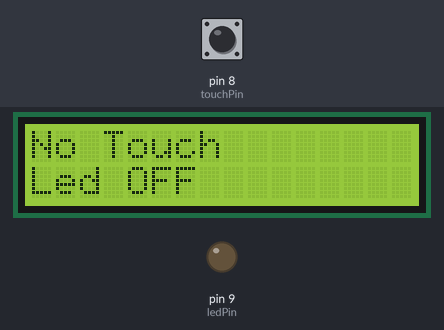
Bench run of a sketch on a simulated Arduino Uno, built with avr-gcc and run on an emulated ATmega328P. Shown: 16×2 character LCD, output pins drawn as LEDs (lit = HIGH). The test bench sets the inputs (shaded band); at power-on: pin 8 (touchPin) LOW.

Above: at 1.2 s.
1.3 s: pin 8 (touchPin) pulled HIGH for 0.25 s
At 1.51 s:
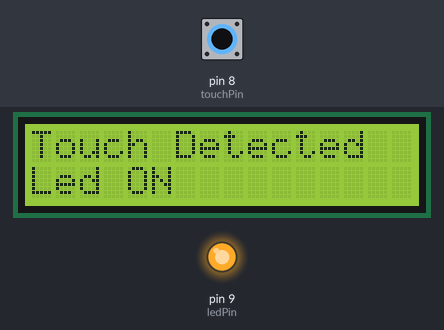
3.1 s: pin 8 (touchPin) pulled HIGH for 3.2 s
At 7.5 s:
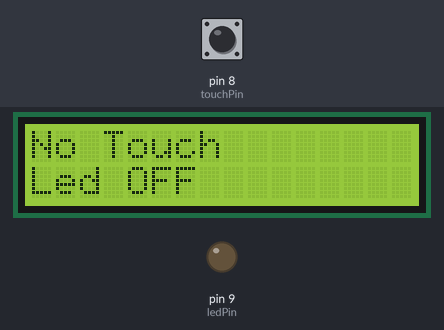
7.9 s: pin 8 (touchPin) pulsed HIGH 2 times (0.12 s each, 0.3 s apart)
At 8.25 s:
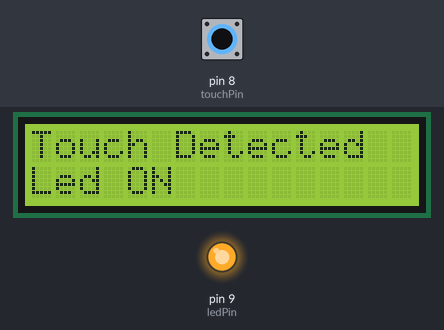
11.5 s: pin 8 (touchPin) pulled HIGH for 3.2 s
At 15.5 s:
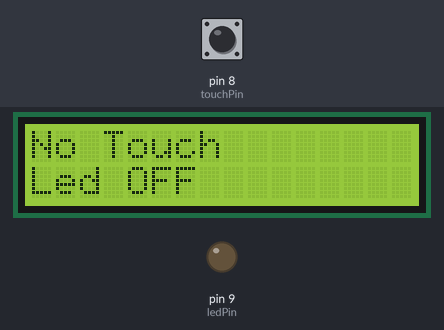
17.7 s: pin 8 (touchPin) pulled HIGH for 3.2 s
At 18.1 s:
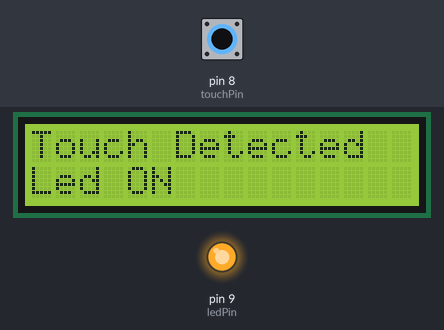
23.9 s: pin 8 (touchPin) pulled HIGH for 1 s
At 25.8 s:
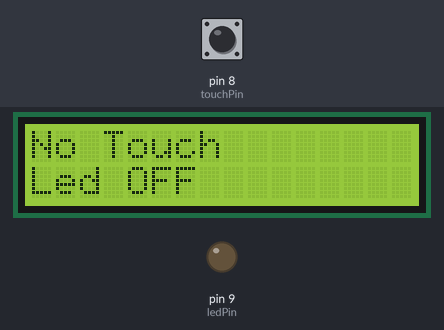
Timing chart, 0 to 27.3 s (numbered marks = the images above; inputs shaded):
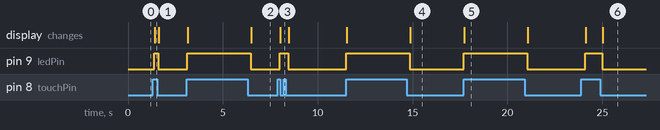

Measured:
- after the input at 1.3 s, pin 9 (ledPin): LOW → HIGH after 0.08 s, → LOW 0.22 s later; the display: changes after 0.10 s (image 1)
- after the input at 3.1 s, pin 9 (ledPin): LOW → HIGH at once, → LOW 3.3 s later; the display: first changes after 0.05 s (image 2 shows a later state)
- after the input at 7.9 s, pin 9 (ledPin): LOW → HIGH after 0.11 s, → LOW 0.45 s later; the display: changes after 0.13 s (image 3)
- after the input at 11.5 s, pin 9 (ledPin): LOW → HIGH at once, → LOW 3.3 s later; the display: first changes at once (image 4 shows a later state)
- after the input at 17.7 s, pin 9 (ledPin): LOW → HIGH at once, → LOW 3.3 s later; the display: changes at once (image 5)
- after the input at 23.9 s, pin 9 (ledPin): LOW → HIGH after 0.21 s, → LOW 0.89 s later; the display: first changes after 0.23 s (image 6 shows a later state)

The sketch:

touch_sensor.ino
```cpp
#include <LiquidCrystal_I2C.h>

LiquidCrystal_I2C lcd(0x27, 16, 2);

int touchPin = 8;
int ledPin = 9;

void setup() {
  pinMode(touchPin, INPUT);
  pinMode(ledPin, OUTPUT);

  lcd.init();
  lcd.backlight();
  lcd.clear();
}

void loop() {
  lcd.clear();

  int touchState = digitalRead(touchPin);

  if(touchState == HIGH){
    digitalWrite(ledPin, HIGH);
    lcd.setCursor(0, 0);
    lcd.print("Touch Detected");
    lcd.setCursor(0, 1);
    lcd.print("Led ON");
  }
  else if (touchState==LOW) {
    digitalWrite(ledPin, LOW);
    lcd.setCursor(0, 0);
    lcd.print("No Touch");
    lcd.setCursor(0, 1);
    lcd.print("Led OFF");
  }

  delay(200);
}
```
